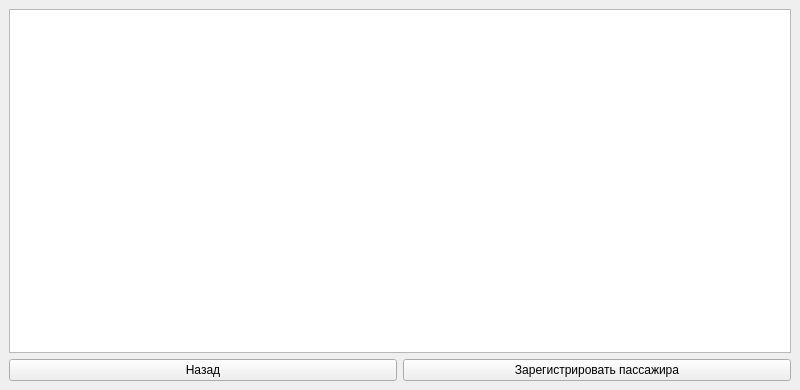
<?xml version="1.0" encoding="UTF-8"?>
<ui version="4.0">
 <class>MainWindow</class>
 <widget class="QMainWindow" name="MainWindow">
  <property name="geometry">
   <rect>
    <x>0</x>
    <y>0</y>
    <width>800</width>
    <height>390</height>
   </rect>
  </property>
  <property name="windowTitle">
   <string>MainWindow</string>
  </property>
  <widget class="QWidget" name="centralwidget">
   <layout class="QGridLayout" name="gridLayout_2">
    <item row="0" column="0">
     <layout class="QGridLayout" name="gridLayout">
      <item row="1" column="1">
       <widget class="QPushButton" name="pushButton_2">
        <property name="text">
         <string>Зарегистрировать пассажира</string>
        </property>
       </widget>
      </item>
      <item row="1" column="0">
       <widget class="QPushButton" name="pushButton">
        <property name="text">
         <string>Назад</string>
        </property>
       </widget>
      </item>
      <item row="0" column="0" colspan="2">
       <widget class="QTableView" name="tableView"/>
      </item>
     </layout>
    </item>
   </layout>
  </widget>
 </widget>
 <resources/>
 <connections/>
</ui>
